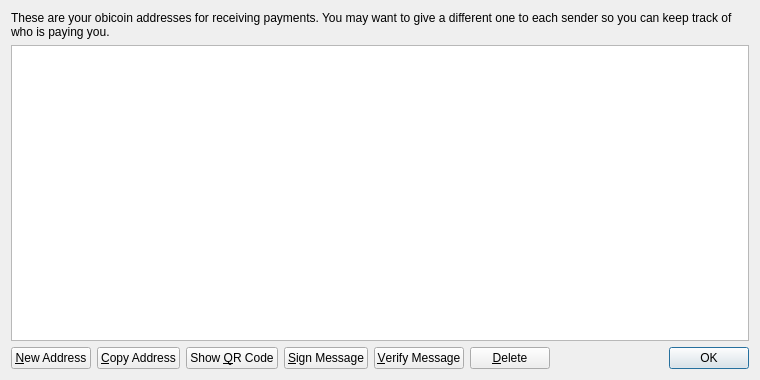
<?xml version="1.0" encoding="UTF-8"?>
<ui version="4.0">
 <class>AddressBookPage</class>
 <widget class="QWidget" name="AddressBookPage">
  <property name="geometry">
   <rect>
    <x>0</x>
    <y>0</y>
    <width>760</width>
    <height>380</height>
   </rect>
  </property>
  <property name="windowTitle">
   <string>Address Book</string>
  </property>
  <layout class="QVBoxLayout" name="verticalLayout">
   <item>
    <widget class="QLabel" name="labelExplanation">
     <property name="text">
      <string>These are your obicoin addresses for receiving payments. You may want to give a different one to each sender so you can keep track of who is paying you.</string>
     </property>
     <property name="textFormat">
      <enum>Qt::PlainText</enum>
     </property>
     <property name="wordWrap">
      <bool>true</bool>
     </property>
    </widget>
   </item>
   <item>
    <widget class="QTableView" name="tableView">
     <property name="contextMenuPolicy">
      <enum>Qt::CustomContextMenu</enum>
     </property>
     <property name="toolTip">
      <string>Double-click to edit address or label</string>
     </property>
     <property name="tabKeyNavigation">
      <bool>false</bool>
     </property>
     <property name="alternatingRowColors">
      <bool>true</bool>
     </property>
     <property name="selectionMode">
      <enum>QAbstractItemView::SingleSelection</enum>
     </property>
     <property name="selectionBehavior">
      <enum>QAbstractItemView::SelectRows</enum>
     </property>
     <property name="sortingEnabled">
      <bool>true</bool>
     </property>
     <attribute name="verticalHeaderVisible">
      <bool>false</bool>
     </attribute>
    </widget>
   </item>
   <item>
    <layout class="QHBoxLayout" name="horizontalLayout">
     <item>
      <widget class="QPushButton" name="newAddressButton">
       <property name="toolTip">
        <string>Create a new address</string>
       </property>
       <property name="text">
        <string>&amp;New Address</string>
       </property>
       <property name="icon">
        <iconset resource="../bitcoin.qrc">
         <normaloff>:/icons/add</normaloff>:/icons/add</iconset>
       </property>
      </widget>
     </item>
     <item>
      <widget class="QPushButton" name="copyToClipboard">
       <property name="toolTip">
        <string>Copy the currently selected address to the system clipboard</string>
       </property>
       <property name="text">
        <string>&amp;Copy Address</string>
       </property>
       <property name="icon">
        <iconset resource="../bitcoin.qrc">
         <normaloff>:/icons/editcopy</normaloff>:/icons/editcopy</iconset>
       </property>
      </widget>
     </item>
     <item>
      <widget class="QPushButton" name="showQRCode">
       <property name="text">
        <string>Show &amp;QR Code</string>
       </property>
       <property name="icon">
        <iconset resource="../bitcoin.qrc">
         <normaloff>:/icons/qrcode</normaloff>:/icons/qrcode</iconset>
       </property>
      </widget>
     </item>
     <item>
      <widget class="QPushButton" name="signMessage">
       <property name="toolTip">
        <string>Sign a message to prove you own a Bitcoin address</string>
       </property>
       <property name="text">
        <string>&amp;Sign Message</string>
       </property>
       <property name="icon">
        <iconset resource="../bitcoin.qrc">
         <normaloff>:/icons/edit</normaloff>:/icons/edit</iconset>
       </property>
      </widget>
     </item>
     <item>
      <widget class="QPushButton" name="verifyMessage">
       <property name="toolTip">
        <string>Verify a message to ensure it was signed with a specified Bitcoin address</string>
       </property>
       <property name="text">
        <string>&amp;Verify Message</string>
       </property>
       <property name="icon">
        <iconset resource="../bitcoin.qrc">
         <normaloff>:/icons/transaction_0</normaloff>:/icons/transaction_0</iconset>
       </property>
      </widget>
     </item>
     <item>
      <widget class="QPushButton" name="deleteButton">
       <property name="toolTip">
        <string>Delete the currently selected address from the list. Only sending addresses can be deleted.</string>
       </property>
       <property name="text">
        <string>&amp;Delete</string>
       </property>
       <property name="icon">
        <iconset resource="../bitcoin.qrc">
         <normaloff>:/icons/remove</normaloff>:/icons/remove</iconset>
       </property>
      </widget>
     </item>
     <item>
      <spacer name="horizontalSpacer">
       <property name="orientation">
        <enum>Qt::Horizontal</enum>
       </property>
       <property name="sizeHint" stdset="0">
        <size>
         <width>40</width>
         <height>20</height>
        </size>
       </property>
      </spacer>
     </item>
     <item>
      <widget class="QDialogButtonBox" name="buttonBox">
       <property name="sizePolicy">
        <sizepolicy hsizetype="Maximum" vsizetype="Fixed">
         <horstretch>0</horstretch>
         <verstretch>0</verstretch>
        </sizepolicy>
       </property>
       <property name="standardButtons">
        <set>QDialogButtonBox::Ok</set>
       </property>
      </widget>
     </item>
    </layout>
   </item>
  </layout>
 </widget>
 <resources>
  <include location="../bitcoin.qrc"/>
 </resources>
 <connections/>
</ui>
